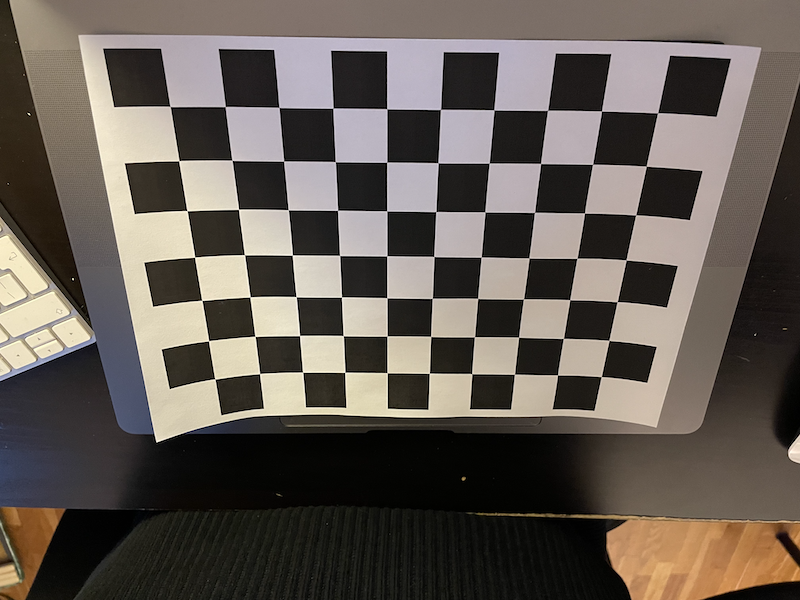
#> input picture assets/image_angle1_calib.png, 800 x 600 px
$ python angleDetection.py
#> lines starting #> are read from the running program, lines starting #| are printed output that depends on the picture; after the words box and inside, x2 and y2 are one past the last pixel; in counts of white or black regions, pixels touching at a corner belong together
import cv2
import os
import numpy as np

image = None
iterations = 1

def main():
    global image

    image = cv2.imread(
        os.path.join(
            os.path.dirname(__file__),
            '..',
            'assets',
            'image_angle1_calib.png'
        )
    )
#> image is the input picture: shape (600, 800, 3); mean B, G, R 84.4, 91.4, 99.3
    render()


def render():
    gray = cv2.cvtColor(image, cv2.COLOR_RGB2GRAY)
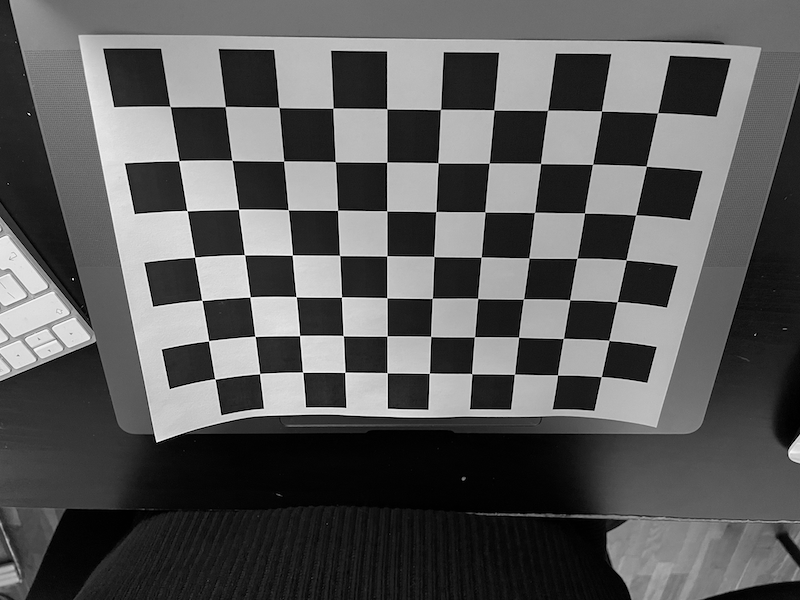
#> gray: shape (600, 800); min 0, max 252, mean 90.2

    thresholdPassOne = cv2.adaptiveThreshold(
        gray,
        255,
        cv2.ADAPTIVE_THRESH_GAUSSIAN_C,
        cv2.THRESH_BINARY,
        11,
        2
    )
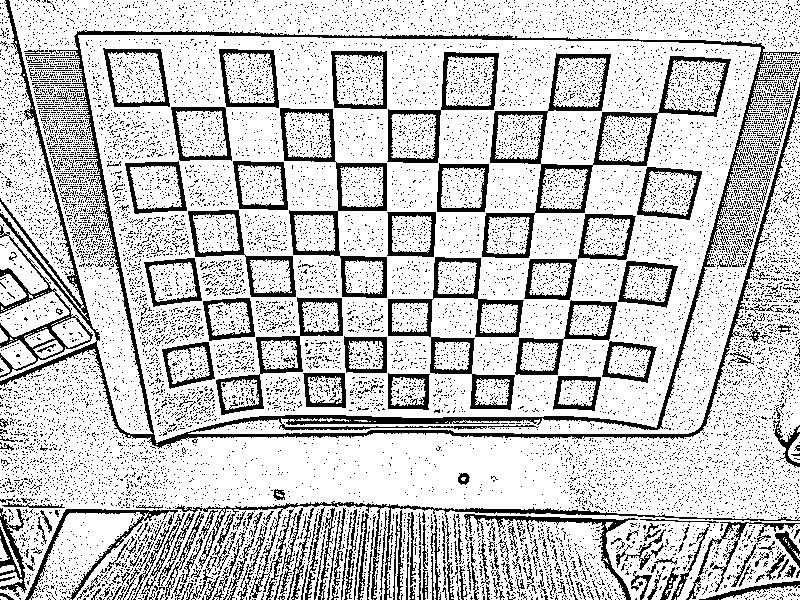
#> thresholdPassOne: shape (600, 800); 78.3% white; 15622 black regions (15370 under 20 px), largest, box (x1, y1, x2, y2) and area: (0, 0, 800, 449) 15160, (482, 53, 731, 258) 5235, (167, 501, 800, 600) 3650

    cleanKernel = np.ones((1, 1), np.uint8)

    clean = cv2.morphologyEx(
        thresholdPassOne,
        cv2.MORPH_OPEN,
        cleanKernel,
        iterations = iterations
    )

    retval, corners = cv2.findChessboardCorners(
        clean.astype('uint8'),
        (10, 7)
    )
#> retval = True; corners = 70 rows, first 8: [169.8, 106.7], [225.2, 106.8], [279, 107.5], [333, 108], [386.7, 108.3], [440.4, 109.5], [494.4, 110.3], [547.5, 110.5]

    if retval:
        result = cv2.cvtColor(gray.copy(), cv2.COLOR_GRAY2BGR)

        cornerA = corners[0]
#> cornerA = [[169.8, 106.7]]
        cornerB = corners[9]
#> cornerB = [[657.8, 112.4]]
        cornerC = corners[-1]
#> cornerC = [[600.7, 376.6]]
        cornerD = corners[-10]
#> cornerD = [[215.4, 379.6]]

        points = np.array([
            cornerA[0],
            cornerB[0],
            cornerC[0],
            cornerD[0],
        ], np.int32)
#> points = [[169, 106], [657, 112], [600, 376], [215, 379]]

        cv2.polylines(
            result,
            [points],
            True,
            (0, 0, 255)
        )
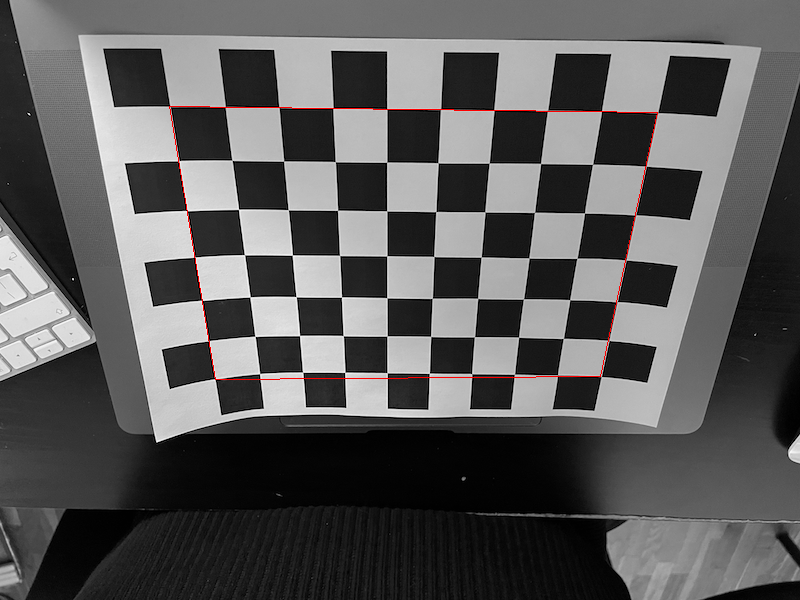
#> result: shape (600, 800, 3); mean B, G, R 89.8, 89.8, 90.5
    else:
        result = gray
        print("No checkerboard found")


    cv2.imshow('Pass two', result)
    return

if __name__ == '__main__':
    main()
    while True:
        key = cv2.waitKey()
#> (key Esc is pressed here)
        if key == 27:
            break
        else:
            iterations += 1
            render()

            continue

$ run again, with assets/image_angle2_calib.png copied over assets/image_angle1_calib.png
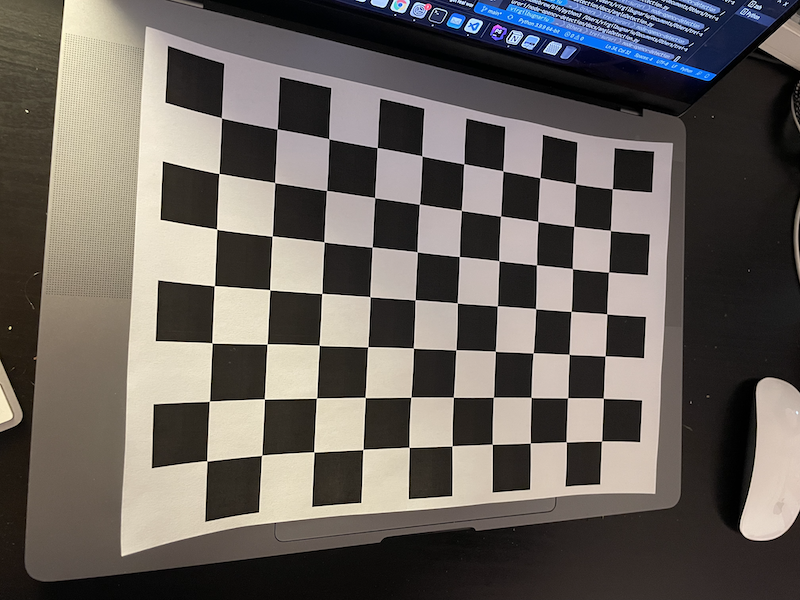
#> input picture assets/image_angle2_calib.png, 800 x 600 px
#> in main, image is the input picture: shape (600, 800, 3); mean B, G, R 92.9, 97.6, 103.4
#> in render, `thresholdPassOne = cv2.adaptiveThreshold( gray, 255, cv2.ADAPTIVE_THRE..`:
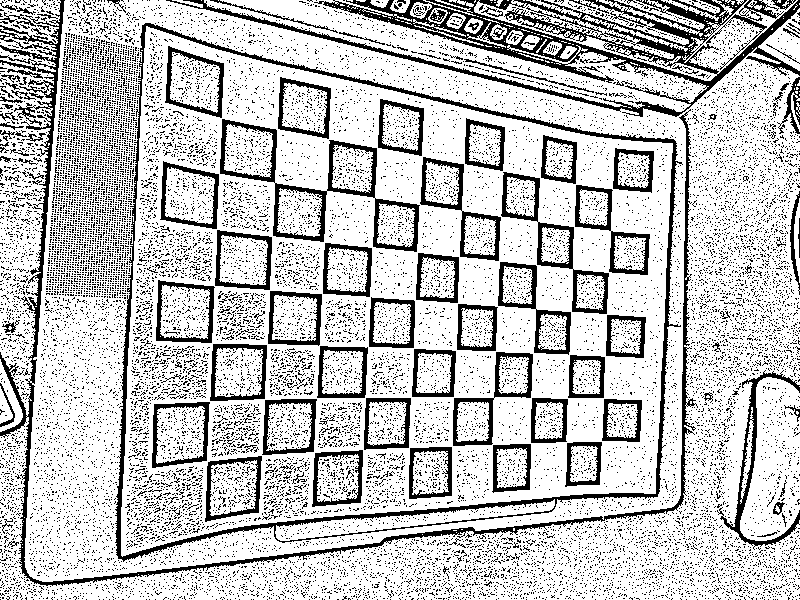
#> thresholdPassOne: shape (600, 800); 76.9% white; 19408 black regions (19275 under 20 px), largest, box (x1, y1, x2, y2) and area: (166, 0, 800, 117) 13983, (0, 0, 698, 586) 8811, (115, 23, 683, 562) 8178
#> retval = True; corners = 70 rows, first 8: [221.6, 118.2], [276.7, 128.9], [328.4, 139], [377, 147.5], [422, 156], [464.1, 163.4], [502.3, 170.9], [540, 177.5]
#> cornerA = [[221.6, 118.2]]
#> cornerB = [[612.5, 188.7]]
#> cornerC = [[601.5, 441]]
#> cornerD = [[207.3, 461.4]]
#> points = [[221, 118], [612, 188], [601, 441], [207, 461]]
#> in render, `cv2.polylines( result, [points], True, (0, 0, 255) )`:
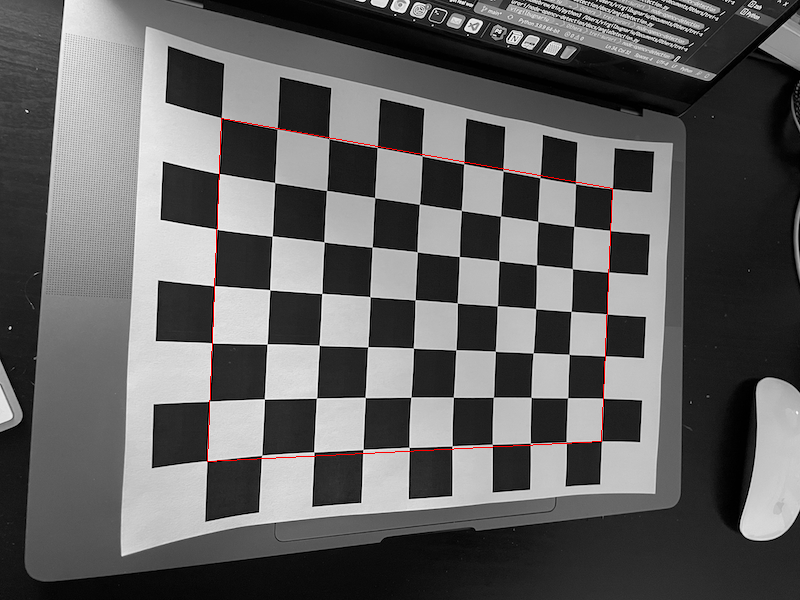
#> result: shape (600, 800, 3); mean B, G, R 96.5, 96.5, 97.2

$ run again, with assets/image_angle3_calib.png copied over assets/image_angle1_calib.png
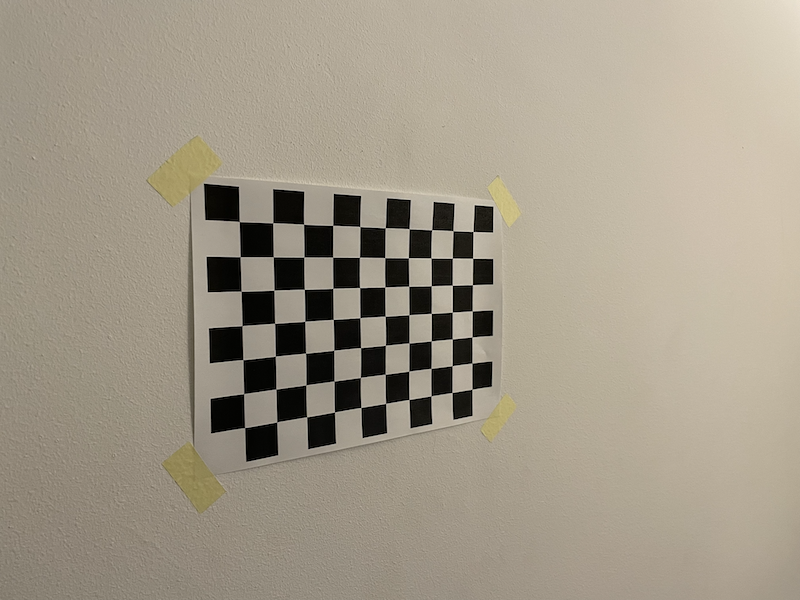
#> input picture assets/image_angle3_calib.png, 800 x 600 px
#> in main, image is the input picture: shape (600, 800, 3); mean B, G, R 136.9, 153.2, 162
#> in render, `thresholdPassOne = cv2.adaptiveThreshold( gray, 255, cv2.ADAPTIVE_THRE..`:
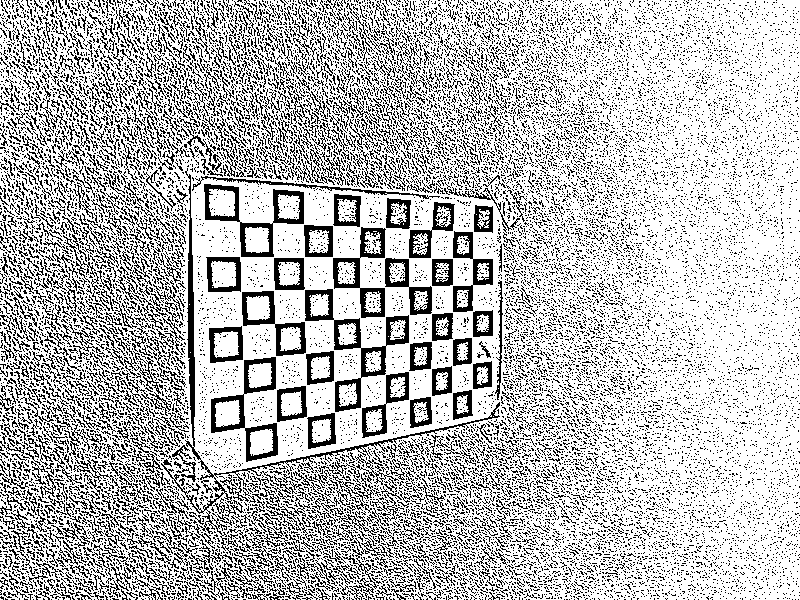
#> thresholdPassOne: shape (600, 800); 74% white; black in thin lines or dots
#> retval = True; corners = 70 rows, first 8: [239.7, 221.4], [272.1, 222.8], [303.5, 224], [332.5, 225.3], [360.1, 226.3], [385.6, 227.5], [409.1, 228.8], [431.5, 229.8]
#> cornerA = [[239.7, 221.4]]
#> cornerB = [[473, 231.5]]
#> cornerC = [[472, 389]]
#> cornerD = [[244.4, 427.5]]
#> points = [[239, 221], [473, 231], [472, 389], [244, 427]]
#> in render, `cv2.polylines( result, [points], True, (0, 0, 255) )`:
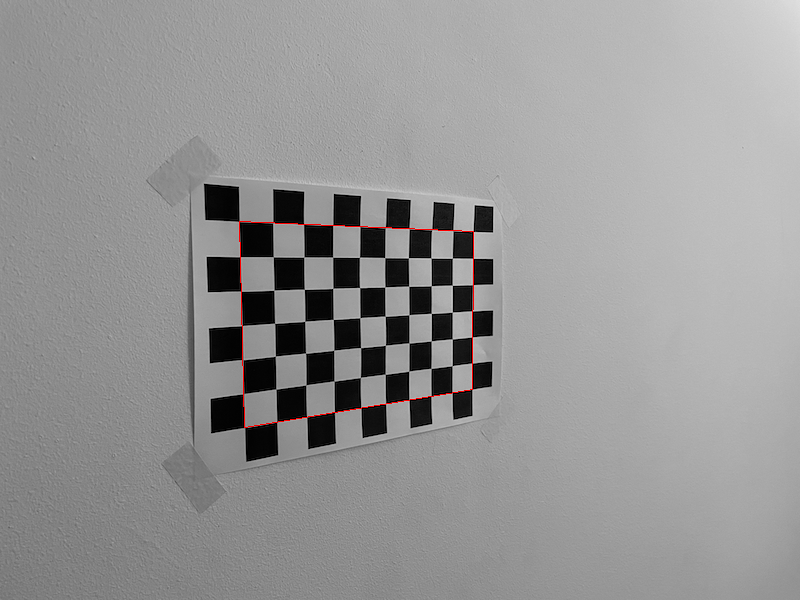
#> result: shape (600, 800, 3); mean B, G, R 149.2, 149.2, 149.6
